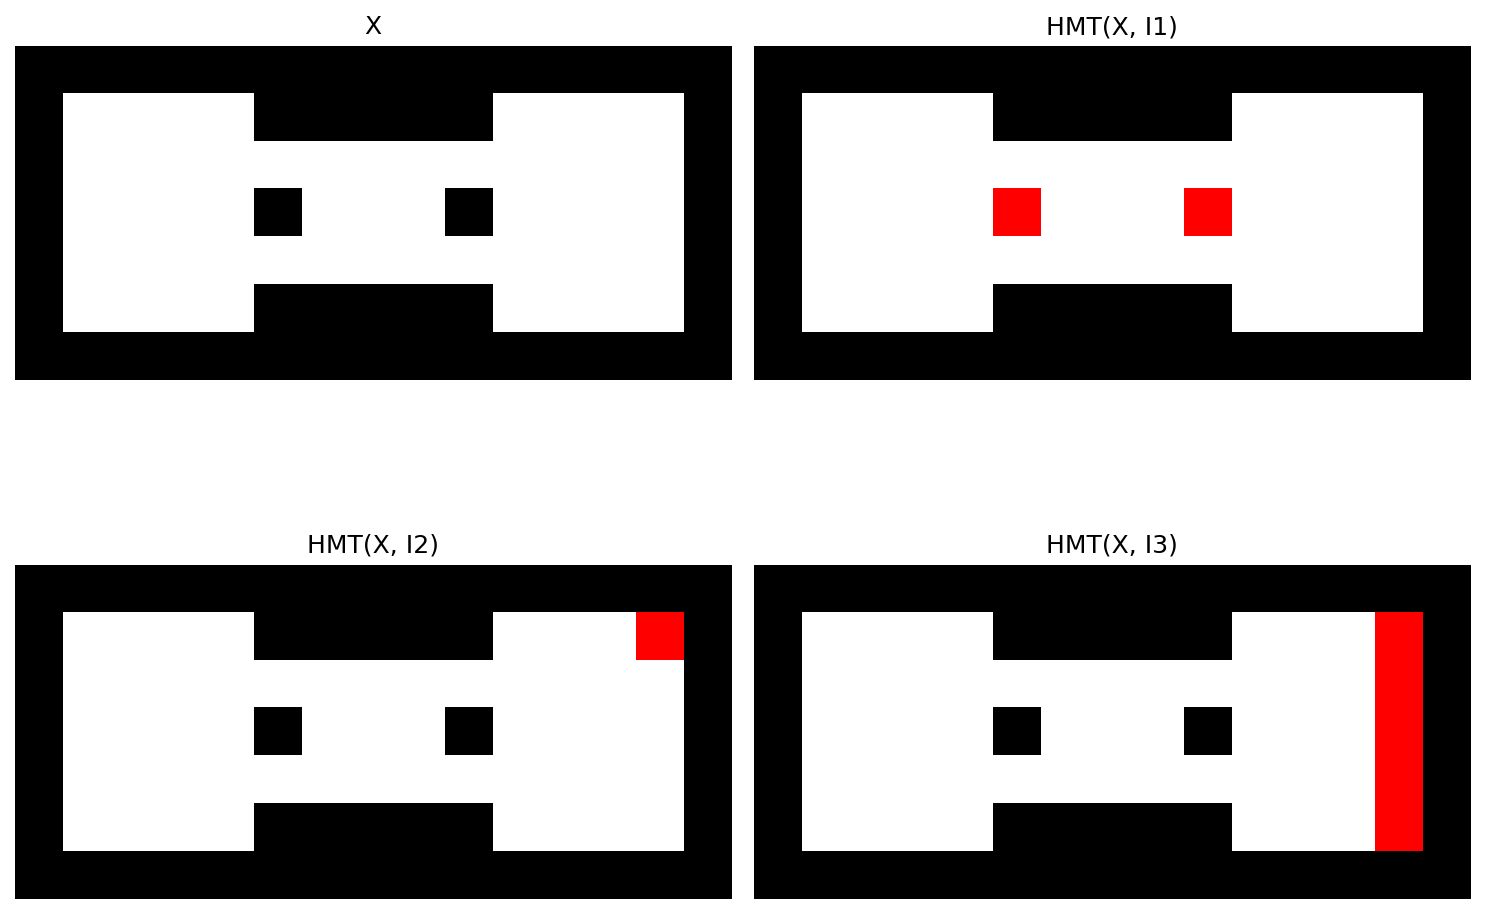

Generate this figure with Python:
import numpy as np
import matplotlib.pyplot as plt
import sys
from pathlib import Path
import ia870 as ia
from General.mmshow import mmshow

# %% Figure914

# %% Data
X = np.zeros((7, 15), dtype=bool)
X[1:6, 1:5] = True
X[1:6, -5:-1] = True
X[2:5, 5:10] = True
X[3, 5] = False
X[3, 9] = False

# %% Interval
I1FG = np.ones((3, 3), dtype=bool)
I1FG[1, 1] = False
I1BG = np.logical_not(I1FG)
I1 = ia.iase2hmt(ia.iaimg2se(I1FG), ia.iaimg2se(I1BG))
ia.iaintershow(I1)

I2FG = np.zeros((3, 3), dtype=bool)
I2FG[1:, 0:2] = True
I2BG = np.logical_not(I2FG)
I2 = ia.iase2hmt(ia.iaimg2se(I2FG), ia.iaimg2se(I2BG))
ia.iaintershow(I2)

I3FG = np.array([
    [False, False, False],
    [True,  True,  False],
    [False, False, False],
], dtype=bool)
I3BG = np.array([
    [False, False, True],
    [False, False, True],
    [False, False, True],
], dtype=bool)
I3 = ia.iase2hmt(ia.iaimg2se(I3FG), ia.iaimg2se(I3BG))
ia.iaintershow(I3)

# %% HMT
Y1 = ia.iasupgen(X, I1)
Y2 = ia.iasupgen(X, I2)
Y3 = ia.iasupgen(X, I3)

# %% Display
fig = plt.figure(1, figsize=(10, 8))

plt.subplot(2, 2, 1)
plt.imshow(X, cmap='gray')
plt.title('X')
plt.axis('off')

plt.subplot(2, 2, 2)
mmshow(X, Y1)
plt.title('HMT(X, I1)')
plt.axis('off')

plt.subplot(2, 2, 3)
mmshow(X, Y2)
plt.title('HMT(X, I2)')
plt.axis('off')

plt.subplot(2, 2, 4)
mmshow(X, Y3)
plt.title('HMT(X, I3)')
plt.axis('off')

plt.tight_layout()
fig.savefig('Figure914.png', dpi=150, bbox_inches='tight')
plt.show()
